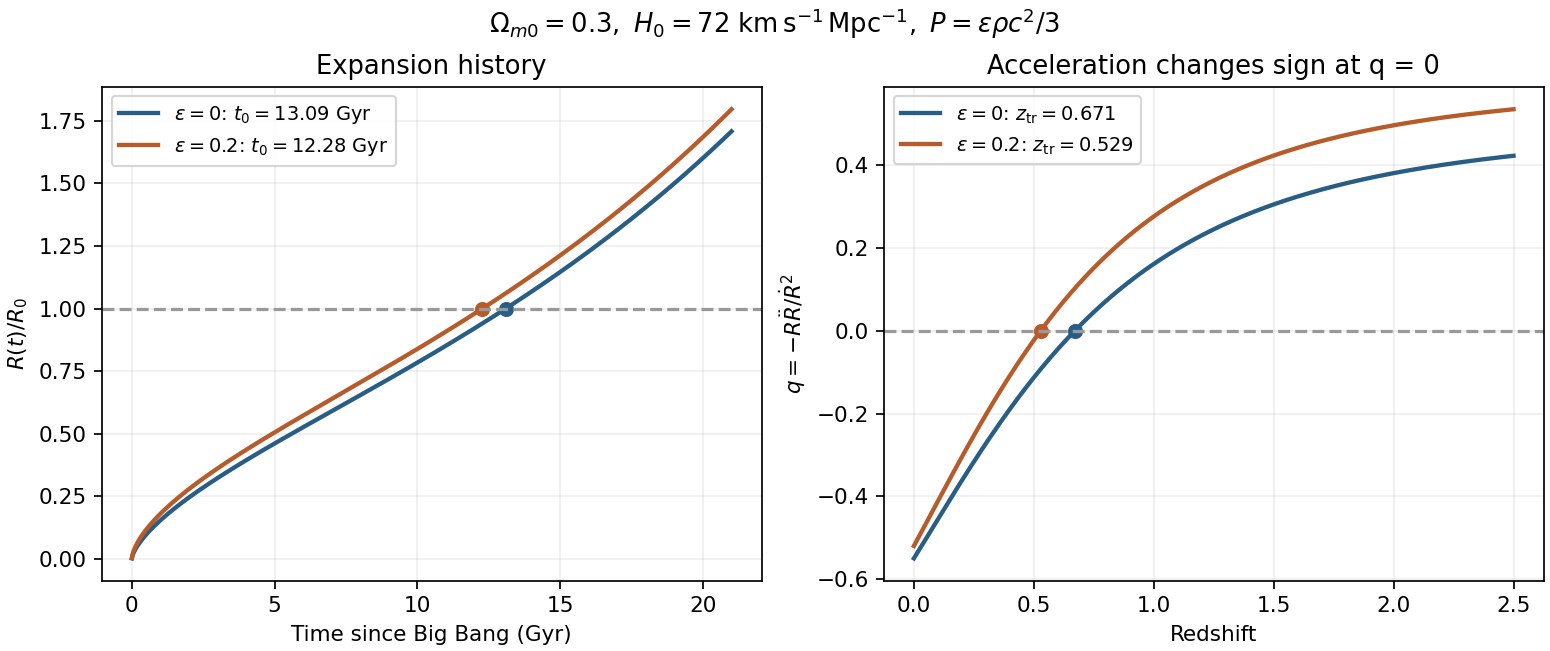

This figure's Python source:
"""Original constant-fluid-pressure cosmology; basename output in cwd."""
import numpy as np
import matplotlib
matplotlib.use("Agg")
import matplotlib.pyplot as plt
H0=72000/3.086e22;yr=365.25*86400;om=.3;ol=.7
t=np.linspace(.002,21,600)*1e9*yr;z=np.linspace(0,2.5,500)
fig,(ax,bx)=plt.subplots(1,2,figsize=(10,4.2),layout="constrained")
for eps,color in [(0,"#285e85"),(.2,"#b65b29")]:
    n=3+eps
    scale=(om/ol)**(1/n)*np.sinh(n*H0*np.sqrt(ol)*t/2)**(2/n)
    age=2*np.arctanh(np.sqrt(ol))/(n*H0*np.sqrt(ol))
    q=((1+eps)*om*(1+z)**n/2-ol)/(om*(1+z)**n+ol)
    ztr=(2*ol/((1+eps)*om))**(1/n)-1
    label=rf"$\epsilon={eps:g}$"
    ax.plot(t/(1e9*yr),scale,color=color,lw=2,label=label+rf": $t_0={age/(1e9*yr):.2f}$ Gyr")
    ax.plot(age/(1e9*yr),1,"o",color=color)
    bx.plot(z,q,color=color,lw=2,label=label+rf": $z_{{\rm tr}}={ztr:.3f}$")
    bx.plot(ztr,0,"o",color=color)
ax.axhline(1,ls="--",color=".6");bx.axhline(0,ls="--",color=".6")
ax.set(xlabel="Time since Big Bang (Gyr)",ylabel=r"$R(t)/R_0$",title="Expansion history")
bx.set(xlabel="Redshift",ylabel=r"$q=-R\ddot R/\dot R^2$",title="Acceleration changes sign at q = 0")
for aa in (ax,bx):
    aa.grid(alpha=.2);aa.legend(fontsize=9)
fig.suptitle(r"$\Omega_{m0}=0.3,\ H_0=72\ {\rm km\,s^{-1}\,Mpc^{-1}},\ P=\epsilon\rho c^2/3$")
fig.savefig("paper-1-cosmic-expansion.png",dpi=155,facecolor="white")
